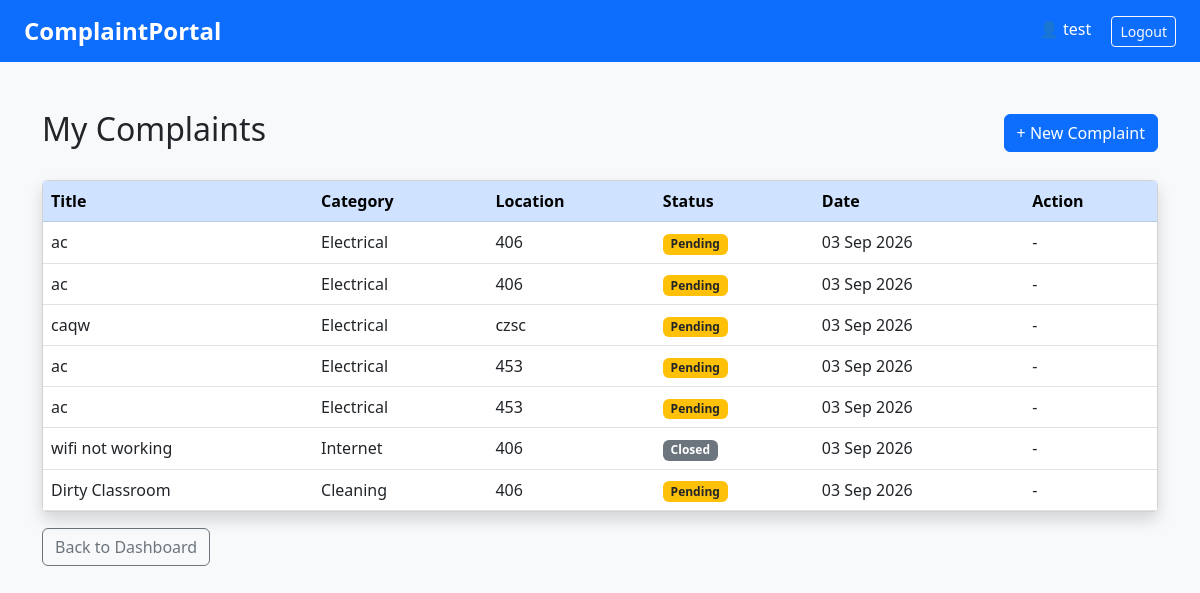
The page /my-complaints (signed in) on the database its author committed.
### app.py (models this page shows)
class Complaint(db.Model):
    id = db.Column(db.Integer, primary_key=True)
    user_id = db.Column(db.Integer, db.ForeignKey('user.id'), nullable=False)
    title = db.Column(db.String(200), nullable=False)
    category = db.Column(db.String(100), nullable=False)
    location = db.Column(db.String(200), nullable=False)
    description = db.Column(db.Text, nullable=False)
    photo = db.Column(db.String(300), nullable=True)
    status = db.Column(db.String(50), default='Pending')
    priority = db.Column(db.String(20), default='Normal')
    assigned_worker_id = db.Column(
        db.Integer, db.ForeignKey('user.id'), nullable=True)
    created_at = db.Column(db.DateTime, default=db.func.now())

### app.py (the view)
@app.route('/my-complaints')
def my_complaints():
    if 'user_id' not in session:
        return redirect('/login')
    if session.get('user_role') != 'student':
        return redirect('/dashboard')
    complaints = Complaint.query.filter_by(user_id=session['user_id']).all()
    return render_template('my_complaints.html', complaints=complaints)

### templates/my_complaints.html (shortened to what this page needs)
<!DOCTYPE html>
<html>
<head>
    <link rel="stylesheet" href="https://cdn.jsdelivr.net/npm/bootstrap@5.3.0/dist/css/bootstrap.min.css">
    <link rel="stylesheet" href="{{ url_for('static', filename='css/style.css') }}">
</head>
<body>
<nav class="navbar navbar-dark bg-primary px-4">
    <a class="navbar-brand" href="/">ComplaintPortal</a>
    <div>
        <span class="text-white me-3">👤 {{ session['user_name'] }}</span>
        <a href="/logout" class="btn btn-outline-light btn-sm">Logout</a>
    </div>
</nav>
<div class="container mt-5">
    <div class="d-flex justify-content-between align-items-center mb-4">
        <h2>My Complaints</h2>
        <a href="/submit-complaint" class="btn btn-primary">+ New Complaint</a>
    </div>
    {% if complaints %}
    <div class="card shadow">
        <div class="card-body p-0">
            <table class="table table-hover mb-0">
                <thead class="table-primary">
                    <tr>
                        <th>Title</th>
                        <th>Category</th>
                        <th>Location</th>
                        <th>Status</th>
                        <th>Date</th>
                        <th>Action</th>
                    </tr>
                </thead>
                <tbody>
                    {% for complaint in complaints %}
                    <tr>
                        <td>{{ complaint.title }}</td>
                        <td>{{ complaint.category }}</td>
                        <td>{{ complaint.location }}</td>
                        <td>
                            <span class="badge
                                {% if complaint.status == 'Pending' %}bg-warning text-dark
                                {% elif complaint.status == 'Assigned' %}bg-info
                                {% elif complaint.status == 'In Progress' %}bg-primary
                                {% elif complaint.status == 'Resolved' %}bg-success
                                {% elif complaint.status == 'Closed' %}bg-secondary
                                {% endif %}">
                                {{ complaint.status }}
                            </span>
                        </td>
                        <td>{{ complaint.created_at.strftime('%d %b %Y') }}</td>
                        <td>
                            {% if complaint.status == 'Resolved' %}
                                <a href="/feedback/{{ complaint.id }}" class="btn btn-sm btn-success">Give Feedback</a>
                            {% else %}
                                -
                            {% endif %}
                        </td>
                    </tr>
                    {% endfor %}
                </tbody>
            </table>
        </div>
    </div>
    {% else %}
        <div class="alert alert-info">You haven't submitted any complaints yet.</div>
    {% endif %}
    <a href="/student/dashboard" class="btn btn-outline-secondary mt-3">Back to Dashboard</a>
</div>
</body>
</html>

### static/css/style.css (style rules this page uses)
body { background-color: #f8f9fa; }
.navbar-brand { font-weight: bold; font-size: 1.5rem; }

### rows shown on the page
Complaint: title "ac", category "Electrical", location "406", status "Pending", created_at "03 Sep 2026"
Complaint: title "ac", category "Electrical", location "406", status "Pending", created_at "03 Sep 2026"
Complaint: title "caqw", category "Electrical", location "czsc", status "Pending", created_at "03 Sep 2026"
Complaint: title "ac", category "Electrical", location "453", status "Pending", created_at "03 Sep 2026"
Complaint: title "ac", category "Electrical", location "453", status "Pending", created_at "03 Sep 2026"
Complaint: title "wifi not working", category "Internet", location "406", status "Closed", created_at "03 Sep 2026"
Complaint: title "Dirty Classroom", category "Cleaning", location "406", status "Pending", created_at "03 Sep 2026"

### other values the page prints
{{ session['user_name'] }} "test"
